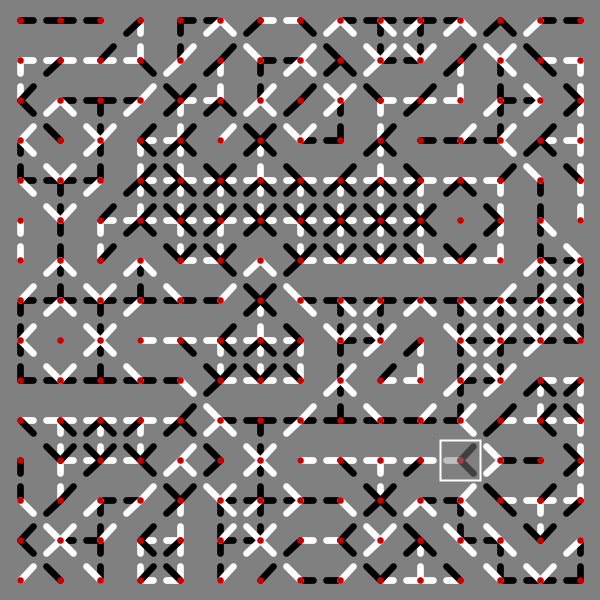

Here is the Python script that generated this plot:
# This is a py5 "imported mode" sketch
# learn about py5 modes at https://py5coding.org

"""
Based on ideas from 2018 (s337 2018-12-01 and other experiments) 
"""
from random import choice

CELL_SIZE = 40

def setup():
    size(600, 600)
    rect_mode(CENTER)
    init_grid(width // CELL_SIZE, height // CELL_SIZE)

def init_grid(w, h):
    for i in range(w):
        for j in range(h):
            Cell((i,j), CELL_SIZE, choice((True, False)))
            
def draw():
    background(128)
    for c in Cell.grid.values():
        c.play()

def key_pressed():
    if key == 's':
        save_frame('###.png')                                    
    elif key == ' ':
        Cell.mode = (Cell.mode + 1) % 3
       
class Cell():
    # neighbours list
    DN = ((-1, -1),        (+1, -1),
           
          (-1, +1),       (+1, +1))
    ON = (          (+0, -1),
          (-1, +0),         (+1, +0),
                    (+0, +1))
    ALLN = ON + DN
    grid = dict()
    mode = 0  # 0, 1, 2

    def __init__(self, index, CELL_SIZE, state=False):
        self.grid[index] = self 
        self.index = index
        self.state = state
        self.cell_size = CELL_SIZE
        self.mouse_down = False
        i, j = index
        self.pos = Py5Vector(
            self.cell_size / 2 + i * self.cell_size,
            self.cell_size / 2 + j * self.cell_size)

    def play(self):
        hs = self.cell_size / 2
        px, py = self.pos.x, self.pos.y
        self.mouse_on = (px - hs < mouse_x < px + hs and
                         py - hs < mouse_y < py + hs)
        if self.mouse_on and is_mouse_pressed:
            self.mouse_down = True
        if self.mouse_down and not is_mouse_pressed:
            self.state = not self.state
            self.mouse_down = False
        self.plot()

    def plot(self):
        stroke_weight(self.cell_size / 6)
        i, j = self.index
        third = self.cell_size / 3
        nbs = (self.ALLN, self.ON, self.DN)[self.mode]
        for (ni, nj) in nbs:
            nb = self.grid.get((i + ni, j + nj), None)

            if self.state and nb and nb.state:
                if (ni, nj) in self.DN:
                    stroke(255)
                else:
                    stroke(0)
                line(
                    self.pos.x + ni * third,
                    self.pos.y + nj * third,
                    self.pos.x, self.pos.y)
            elif not self.state and nb and not nb.state:
                if (ni, nj) in self.DN:
                    stroke(0)
                else:
                    stroke(255)
                line(
                    self.pos.x + ni * third,
                    self.pos.y + nj * third,
                    self.pos.x, self.pos.y)                             
        stroke(200, 0, 0)
        point(*self.pos)

        if self.mouse_on:
            with push_style():
                fill(128, 128)
                stroke_weight(2)
                stroke(255)
                square(self.pos.x, self.pos.y,
                     self.cell_size
                )
       

    
